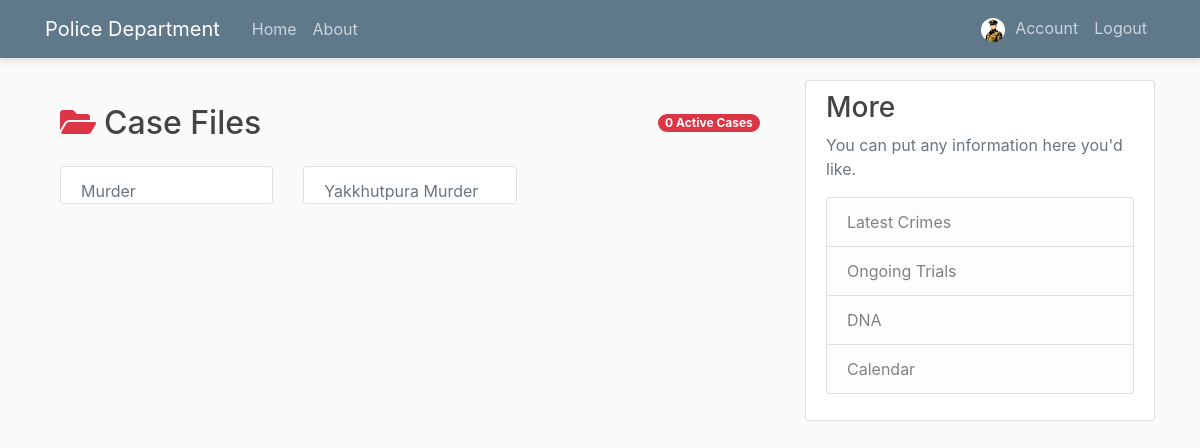
Page /cases/1 (signed in) on the committed database.
### Investigation/models.py (models this page shows, shortened)
class User(db.Model, UserMixin):
    id = db.Column(db.Integer, primary_key=True)
    username = db.Column(db.String(10), unique=True, nullable=False)
    email = db.Column(db.String(120), unique=True, nullable=False)
    image_file = db.Column(db.String, default="default.jpg")
    password = db.Column(db.String, nullable=False)
    teams = db.relationship('UserTeam', backref='user', lazy=True)

class Case(db.Model):
    id = db.Column(db.Integer, primary_key=True)
    name = db.Column(db.String(10), unique=True, nullable=False)
    description = db.Column(db.String(1000), nullable=False)
    report_date = db.Column(db.DateTime, nullable=False, default=datetime.utcnow)
    status=db.Column(db.String(30), nullable=False)
    location=db.Column(db.String(30), nullable=False)
    teams = db.relationship('CaseTeam', backref='case', lazy=True)
    evidence_pics=db.relationship('EvidencePic', backref='case', lazy=True)
    evidence_vids=db.relationship('EvidenceVid', backref='case', lazy=True)
    evidence_voices=db.relationship('EvidenceVoice', backref='case', lazy=True)

### Investigation/evidences/routes.py (the view)
@evidences.route('/cases/<int:team_id>', methods=['POST', 'GET'])
@login_required
def cases(team_id):
    casess=Case.query.join(CaseTeam).filter(CaseTeam.team_id==team_id).all()
    return render_template('cases.html', casess=casess, team_id=team_id)

### Investigation/models.py (called while the page is built)
@login_manager.user_loader
def load_user(user_id):
    return User.query.get(int(user_id))

### Investigation/templates/cases.html
{% extends "layout.html" %}
{% block content %}
<div class="container py-4">
    <div class="d-flex justify-content-between align-items-center mb-4">
        <h2 class="mb-0"><i class="fas fa-folder-open text-danger mr-2"></i>Case Files</h2>
        <div class="badge badge-danger badge-pill">{{ cases|length }} Active Cases</div>
    </div>
    <div class="row">
        {% for case in casess %}
        <div class="col-md-6 col-xl-4 mb-4">
            <a href="{{ url_for('evidences.casee', case_id=case.id, team_id=team_id) }}" class="case-card-link">
                <div class="card case-card h-100">
                    <div class="card-header bg-white border-bottom-0 pb-0">
                        <div class="d-flex justify-content-between align-items-center">
                            <span class="case-number text-muted">{{ case.name}}</span>
                        </div>
                    </div>
                </div>
            </a>
        </div>
        {% endfor %}
    </div>
</div>
{% endblock %}

### Investigation/templates/layout.html (shortened to what this page needs)
<!DOCTYPE html>
<html>
<head>
    <link rel="stylesheet" href="https://maxcdn.bootstrapcdn.com/bootstrap/4.0.0/css/bootstrap.min.css">
    <link rel="stylesheet" type="text/css" href="{{ url_for('static', filename='main.css') }}">
    <link rel="stylesheet" href="https://cdnjs.cloudflare.com/ajax/libs/font-awesome/5.15.4/css/all.min.css">
</head>
<body>
    <header class="site-header">
      <nav class="navbar navbar-expand-md navbar-dark bg-steel fixed-top">
        <div class="container">
          <a class="navbar-brand mr-4" href="/">Police Department</a>
          <div class="collapse navbar-collapse" id="navbarToggle">
            <div class="navbar-nav mr-auto">
              <a class="nav-item nav-link" href="{{ url_for('main.home') }}">Home</a>
              <a class="nav-item nav-link" href="#">About</a>
            </div>
            {% if current_user.is_authenticated %}
                <div class="navbar-nav">
                  <a class="nav-item nav-link" href="{{ url_for('users.account')}}">
                      <img src="{{ url_for('static', filename='profile_pics/' + current_user.image_file) }}" alt="Logo" style="height: 24px; width: 24px; border-radius: 50%; object-fit: cover; margin-right: 6px;">
                      Account
                  </a>
                  <a class="nav-item nav-link" href="{{ url_for('users.logout')}}">Logout</a>
                </div>
            {% else %}
                <div class="navbar-nav">
                    <a class="nav-item nav-link" href="{{ url_for('users.login')}}">Login</a>
                    <a class="nav-item nav-link" href="{{ url_for('users.register')}}">Register</a>
                </div>
            {% endif %}
          </div>
        </div>
      </nav>
    </header>
    <main role="main" class="container">
      <div class="row">
        <div class="col-md-8">
          {% block content %}{% endblock %}
        </div>
        <div class="col-md-4">
          <div class="content-section">
            <h3 class="centre">More</h3>
            <p class='text-muted'>You can put any information here you'd like.
              <ul class="list-group">
                <li class="list-group-item list-group-item-light">Latest Crimes</li>
                <li class="list-group-item list-group-item-light">Ongoing Trials</li>
                <li class="list-group-item list-group-item-light">DNA</li>
                <li class="list-group-item list-group-item-light">Calendar</li>
              </ul>
            </p>
          </div>
        </div>
      </div>
    </main>
</body>
</html>

### Investigation/static/main.css (style rules this page uses)
body { background: #fafafa; color: #333333; margin-top: 5rem; }
h1, h2, h3, h4, h5, h6 { color: #444444; }
.bg-steel { background-color: #5f788a; }
.site-header .navbar-nav .nav-link { color: #cbd5db; }
.content-section { background: #ffffff; padding: 10px 20px; border: 1px solid #dddddd; border-radius: 3px; margin-bottom: 20px; }
.navbar { box-shadow: 0px 4px 6px rgba(0, 0, 0, 0.1); }

### rows in the picture
User: image_file (placeholder picture)
Case: name "Murder"
Case: name "Yakkhutpura Murder"

### other values in the picture
{{ cases|length }} "0"
